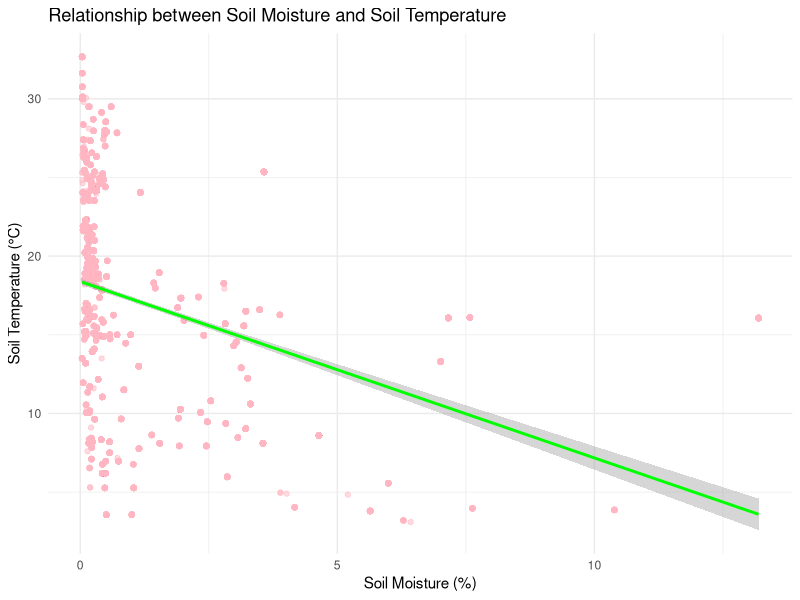
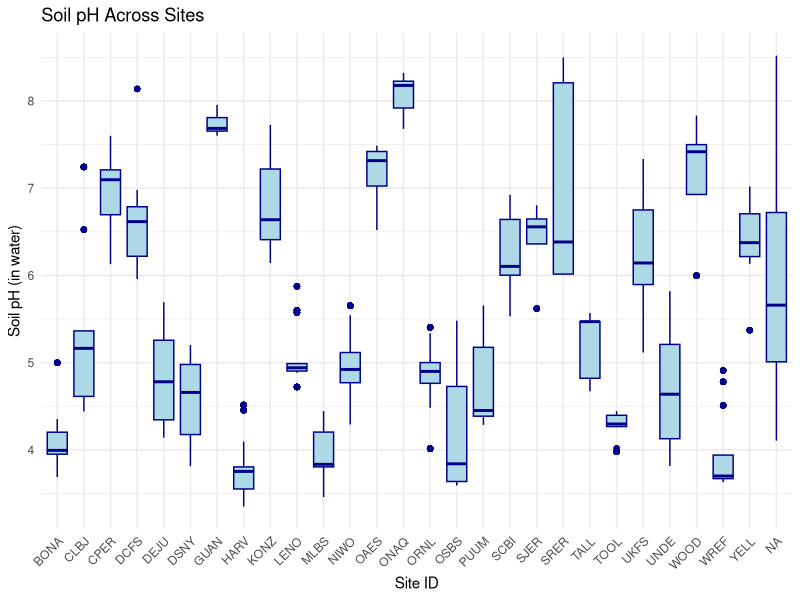
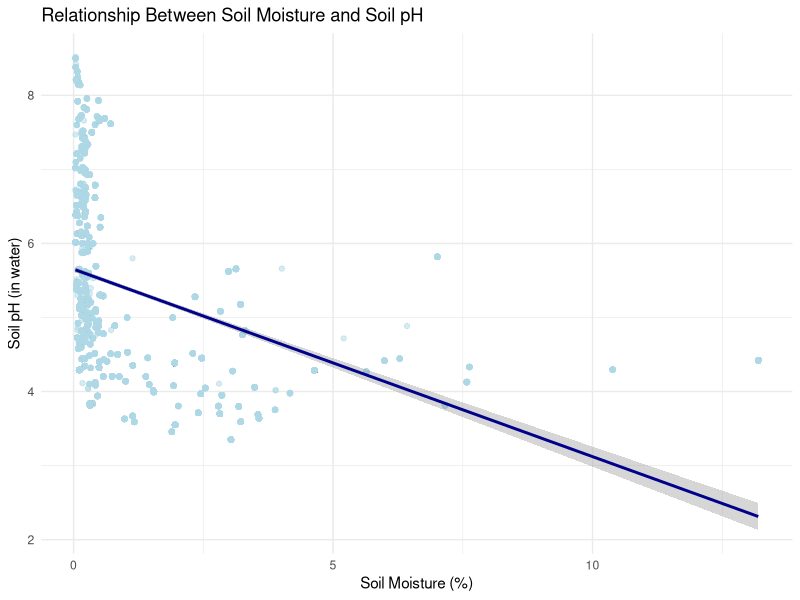

Reproduce these figures in R, in order.
## ---- chunk 1
# Base R
soil_data <- read.csv("NEON_soilMAGs_soilChem.csv")

# Or with readr (tidyverse)
library(readr)
soil_data <- read_csv("NEON_soilMAGs_soilChem.csv")


## ---- chunk 2
# Load tidyverse for plotting
library(ggplot2)

# Quick look at the variables
summary(soil_data$soilMoisture)
summary(soil_data$soilTemp)

# Scatter plot with regression line
ggplot(soil_data, aes(x = soilMoisture, y = soilTemp)) +
  geom_point(alpha = 0.5, color = "lightpink") +
  geom_smooth(method = "lm", se = TRUE, color = "green") +
  theme_minimal() +
  labs(title = "Relationship between Soil Moisture and Soil Temperature",
       x = "Soil Moisture (%)",
       y = "Soil Temperature (°C)")

# Correlation test
cor.test(soil_data$soilMoisture, soil_data$soilTemp)

## ---- chunk 3
# Load required packages
library(ggplot2)
library(dplyr)

# ---- STEP 1: Boxplot of soil pH across sites ----
ggplot(soil_data, aes(x = site_ID, y = soilInWaterpH)) +
  geom_boxplot(fill = "lightblue", color = "darkblue") +
  theme_minimal() +
  labs(title = "Soil pH Across Sites",
       x = "Site ID",
       y = "Soil pH (in water)") +
  theme(axis.text.x = element_text(angle = 45, hjust = 1))

# ---- STEP 2: Correlation between soil moisture and soil pH ----
cor_test_result <- cor.test(soil_data$soilMoisture, soil_data$soilInWaterpH)

print(cor_test_result)

# ---- STEP 3: Scatter plot with regression line ----
ggplot(soil_data, aes(x = soilMoisture, y = soilInWaterpH)) +
  geom_point(alpha = 0.5, color = "lightblue") +
  geom_smooth(method = "lm", se = TRUE, color = "darkblue") +
  theme_minimal() +
  labs(title = "Relationship Between Soil Moisture and Soil pH",
       x = "Soil Moisture (%)",
       y = "Soil pH (in water)")

